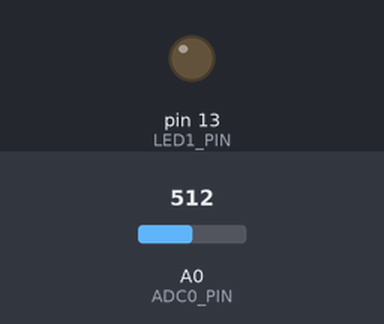
This sketch was run on a simulated Arduino Uno, built with avr-gcc and run on an emulated ATmega328P. On the bench: output pins drawn as LEDs (lit = HIGH). Inputs (shaded band) come from the test bench; at power-on: A0 (ADC0_PIN) = 512.

Above: at 1.2 s.
1.3 s: A0 (ADC0_PIN) set to 493
At 1.8 s:
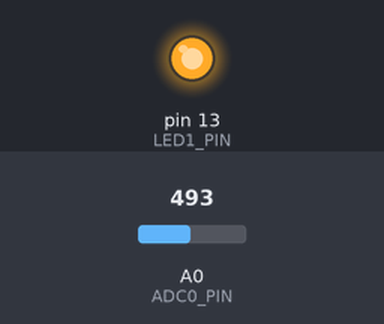
2.8 s: A0 (ADC0_PIN) set to 510
At 4.0 s:
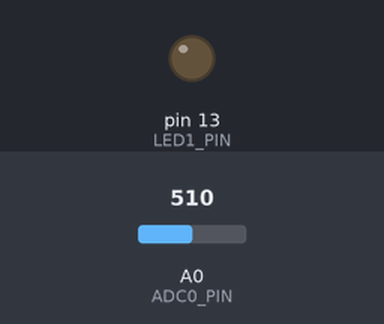
4.3 s: A0 (ADC0_PIN) set to 490
At 5.3 s:
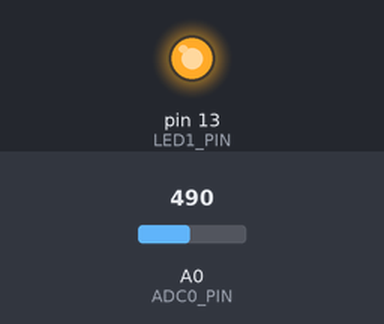
Timing chart, 0 to 7.3 s (numbered marks = the images above; inputs shaded):
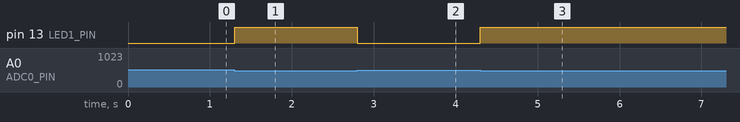

Measured:
- the behaviour switches between 500 and 499 on A0 (ADC0_PIN) (found by bisection; images 0 and 1)
- after the input at 1.3 s, pin 13 (LED1_PIN): LOW → HIGH at once
- after the input at 2.8 s, pin 13 (LED1_PIN): HIGH → LOW at once
- after the input at 4.3 s, pin 13 (LED1_PIN): LOW → HIGH at once

The sketch:

ex_1_4_2.ino
```cpp
/* *******************************
* Exercise 1.4.2 : LED threshold lighting
********************************** */

// Define pin mapping
//  - no memory used for defines (C preprocessor)
//  - always useful since we only check pinout once
#define ADC0_PIN    A0
#define LED1_PIN    13
#define LED_ON      LOW
#define LED_OFF     HIGH

// Global variables
  const int threshold = 500;
  int adc = ADC0_PIN;
  int led = LED1_PIN;

// Executed once to set pins, variables, ...
void setup() {
  // Set ADC
    pinMode(adc, INPUT);

  // Set led pin as output
    pinMode(led, OUTPUT);

  // Initialize led
    digitalWrite(led, LED_OFF);

}

// Executed over and over (infinite loop)
void loop() {
  /* Standard coding */
    int pot = analogRead(adc);

    if (pot>=threshold)
        digitalWrite(led, LED_ON);
    else
        digitalWrite(led, LED_OFF);

  /* Spicy coding */
//     digitalWrite(led, !(analogRead(adc)>=threshold));

}
```
